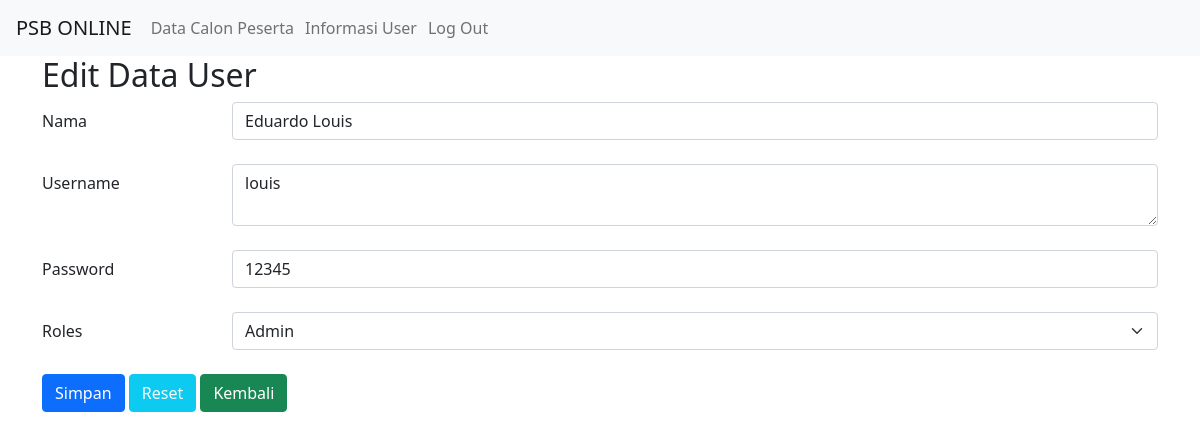
The app's page /indexAdmin.php?p=edit-user&id_user=102 (signed in) with its own data.
### tables this page shows
CREATE TABLE `user` (
  `id_user` int(11) NOT NULL,
  `nama` varchar(255) NOT NULL,
  `username` varchar(255) NOT NULL,
  `password` varchar(255) NOT NULL,
  `roles` varchar(20) NOT NULL
);

### pages/edit-user.php (the view, shortened to what this page needs)
<?php
    include"koneksi.php";
    $id_user=$_GET['id_user'];
    $query=mysqli_query($db,"SELECT*FROM user WHERE id_user='$id_user'");
    $isi=mysqli_fetch_array($query);
?>
<div class="container">
    <h2>Edit Data User</h2>
    <form action="proses/user-edit.php" method="POST" enctype="multipart/form-data">
        <div class="form-group row mb-4">
            <label for="name" class="col-sm-2 col-form-label">Nama</label>
            <div class="col-sm-10">
                <input type="text" class="form-control" id="name" placeholder="Nama" name="nama" value="<?php echo $isi['nama']?>">
            </div>
        </div>
        <div class="form-group row mb-4">
            <label for="username" class="col-sm-2 col-form-label">Username</label>
            <div class="col-sm-10">
                <textarea class="form-control" id="username" placeholder="Username" rows="2" name="username"><?php echo $isi['username']?></textarea>
            </div>
        </div>
        <div class="form-group row mb-4">
            <label for="password" class="col-sm-2 col-form-label">Password</label>
            <div class="col-sm-10">
                <input type="text" class="form-control" id="password" placeholder="Password" name="password" value="<?php echo $isi['password']?>">
            </div>
        </div>
        <div class="form-group row mb-4">
            <label for="roles" class="col-sm-2 col-form-label">Roles</label>
            <div class="col-sm-10">
                <select class="form-select" id="roles" placeholder="Roles" name='roles'>
                    <option value="<?php echo $isi['roles']?>"><?php echo $isi['roles']?></option>
                </select>
            </div>
        </div>
        <button type="submit" name="submit" class="btn btn-primary">Simpan</button>
        <button type="button" onClick="window.location.reload()" class="btn btn-info text-light">Reset</button>
        <button type="button" class="btn btn-success"><a style="text-decoration:none;color:white;"href="indexAdmin.php?p=user">Kembali</a></button>
    </form>
</div>

### records on screen
user: nama "Eduardo Louis", username "louis", password "12345", roles "Admin"
